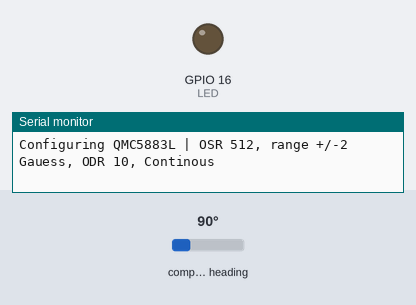
A sketch run on a simulated ESP32. Parts: output pins drawn as LEDs (lit = HIGH), the last lines printed to the serial monitor. Wiring (inferred from the names in the program): QMC5883L compass at I2C address 0x0D. The inputs (shaded band) are chosen by the test bench; at power-on: compass heading 90°. WiFi joins after 1.5 s; servers stay silent unless stated.

Above: at 3.7 s.
At 30.45 s:
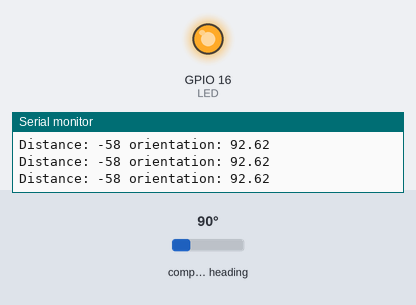
Timing chart, 0 to 33.1 s (numbered marks = the images above):
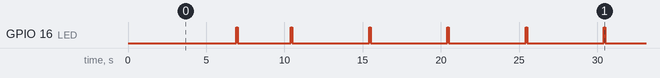

Measured:
- by itself, GPIO 16 (LED): goes HIGH 0.10 s, LOW 3.4 s, 23 × (HIGH 0.10 s, LOW 4.9 s), HIGH 0.10 s, then LOW
- by itself, everything shown: repeats every 50.0 s, in 20 steps

The sketch:

main.ino
```cpp
/*
 * This script is written for the ESP32 chip series.
 * The core funciton of the script is to let the chip set behave as a client node, in a server-clint model.
 *
 * The client is equipped with a HMC5883 Magnetometer digital compass. The node sends the information from itself to
 * the server.
 * The server then computes the vector based on the distance and the compass reading. The bearing and the heading is used to calculate the
 * the heading in degrees.
 *
 */
#include <WiFi.h>
#include <HTTPClient.h>
#include <WiFiClient.h>
#include <WiFiMulti.h>
#include <ArduinoJson.h>
#include "HMC5883L.h"

#define REFRESH_INTERVAL 5000
#define BAUD_RATE        115200
#define SENSOR_ID        102
#define LED              16
#define BTN              27
// configure the compass as reqiured
#define OSR 0b00               // over sampling rate set to 512. 0b01 is 256, 0b10 is 128 and 0b11 is 64
#define RNG 0b00               // Full Scale set to +/- 2 Gauss, 0b01 is +/- 8.
#define ODR 0b00               // output data rate set to 10Hz, 0b01 is 50Hz, 0b10 is 100Hz, 0b11 is 200Hz
#define MODE 0b01              // continuous measurement mode, 0b00 is standby
#define CR2 0b00000000          // control register 2: disable soft reset and pointer rollover, interrupt pin not enabled
#define RESETPERIOD 0b00000001  // Datasheet recommendation.

const char* ssid     = "API2";
const char* password = "lawl123456";
const char* host     = "10.0.0.1";
int         port     = 4242;

QMC5883L    compass;          // Compass object.
int         error    = 0;
long long   timer    = 0;
WiFiMulti   wifiMulti;        // Multi connection WiFi node instance.

void setup() {
    Serial.begin(BAUD_RATE);
    delay(500);
    pinMode(LED, OUTPUT);
    pinMode(BTN, INPUT);
    digitalWrite(BTN, LOW);
    Wire.begin();
    compass = QMC5883L();
    // This snippet of codes let aserts the connectivity of the compass module.
    do {
      delay(100);
      Wire.beginTransmission(QMC5883L_Address);
      error = Wire.endTransmission();
      if (error) Serial.println("Compass failure! Check wiring!");
    }while(error);

    // Setting up basic registers of the compass module.
    compass.dataRegister.OSR_RNG_ODR_MODE = (OSR << 6) |(RNG << 4)  | (ODR <<2) |  MODE;
    compass.dataRegister.CR2_INT_ENABLE = CR2;
    compass.dataRegister.SET_RESET_PERIOD = RESETPERIOD;

    Serial.println("Configuring QMC5883L | OSR 512, range +/-2 Gauess, ODR 10, Continous");

    // Compass configuration of registers for setting it in continous mode.
    error = compass.Configure(compass.dataRegister);
    if(error != 0)
      Serial.println(compass.GetErrorText(error));
}


int getStrength(int points){
  // A function for returning the signal strength with an averaged value.

    long rssi = 0;
    long averageRSSI=0;
    for (int i=0;i < points;i++){
        rssi += WiFi.RSSI();
        delay(5);
    }
    averageRSSI=rssi/points;
    return averageRSSI;
}

float bearingDegrees(float headingDegrees) {
  // A function returns the bearing angles.
   float bearing = headingDegrees - 90;
   if (bearing < 0) {
      bearing += 360;
     }
   return bearing;
}

void Output(MagnetometerRaw raw, MagnetometerScaled scaled, float heading, float headingDegrees)
{

  Serial.println("Bearing: " + String(bearingDegrees(headingDegrees)) + " Heading: " + String(headingDegrees));
  int bearing = bearingDegrees(headingDegrees);
  if((bearing > 337.5) || (bearing < 22.5))    Serial.print("North");
  if((bearing > 22.5)  && (bearing < 67.5 ))   Serial.print("North-East");
  if((bearing > 67.5)  && (bearing < 112.5 ))  Serial.print("East");
  if((bearing > 112.5) && (bearing < 157.5 ))  Serial.print("South-East");
  if((bearing > 157.5) && (bearing < 202.5 ))  Serial.print("South");
  if((bearing > 202.5) && (bearing < 247.5 ))  Serial.print("South-West");
  if((bearing > 247.5) && (bearing < 292.5 ))  Serial.print("West");
  if((bearing > 292.5) && (bearing < 337.5 ))  Serial.print("North-West");
}

float returnAngle() {
  // A function for calculating the return angles of the compass.
  // The function uses two modes raw and scaled for calculating the heading degrees of magnetic true north.

  MagnetometerRaw raw = compass.ReadRawAxis(&compass.dataRegister);
  MagnetometerScaled scaled = compass.ReadScaledAxis(&compass.dataRegister);
  int Gauss_OnThe_XAxis = raw.ZAxis;
  float heading = atan2(scaled.YAxis, scaled.XAxis);

  float declinationAngle = 0.0457;
  heading += declinationAngle;
  if(heading < 0)
    heading += 2*PI;

  // Check for wrap due to addition of declination.
  if(heading > 2*PI)
    heading -= 2*PI;

  float headingDegrees = heading * 180/M_PI;
  return headingDegrees;
}

void scanNetwork() {
  // A function for scanning the network for the best suitable network to connect too.

  WiFi.disconnect();
  wifiMulti.addAP("API1", "lawl123456");
  wifiMulti.addAP("API2", "lawl123456");
  while(wifiMulti.run() != WL_CONNECTED) {
    digitalWrite(LED, 0);
    delay(100);
    digitalWrite(LED, 1);
    delay(100);
    Serial.print(".");
  }
  Serial.println();
  Serial.println("Connected to: " + WiFi.SSID());
}

void loop() {
  int disconnectCounter = 0;
  while(1) {
      if ((long long)millis() - (long long)timer >= 5000) {
       timer = millis();
       if((WiFi.status() != WL_CONNECTED)) {
        scanNetwork();
       }

       if((WiFi.status() == WL_CONNECTED)) {
        WiFiClient txClient;
        if(!txClient.connect(host, port)){
            Serial.println("Connection error");
        }
        else {
          StaticJsonDocument<128> doc;
          doc["distance"]    = getStrength(20);
          doc["orientation"] = returnAngle();
          doc["sensor_id"]   = SENSOR_ID;
          String payload;
          serializeJson(doc, payload);
          Serial.println("Distance: " + String(getStrength(20)) + " orientation: " + String(returnAngle()));
          txClient.println(payload);
          digitalWrite(LED, HIGH);
          delay(100);
          digitalWrite(LED, LOW);
          delay(100);
      }
    }
    else {
      disconnectCounter++;
      if (disconnectCounter >= 5) {
        Serial.println("Restarting chip");
        ESP.restart();
      }
      Serial.println("Restarting in: " + String(5 - disconnectCounter));
    }
   }
  }
}
```

HMC5883L.cpp
```cpp
#include <Arduino.h>
#include "HMC5883L.h"

QMC5883L::QMC5883L()
{

}

MagnetometerRaw QMC5883L::ReadRawAxis(QMC5883L_ODR* dataRegister)
{
  // also read DOR/OVL/DRDY and temperature data whilst we are about it...
  Read(DataRegisterBegin, 9, dataRegister);
  MagnetometerRaw raw = MagnetometerRaw();
  // QMC5883L is the other way around and comes X,Y,Z
  // answer is in 2's complement becuase XAxis etc are ints...
  raw.XAxis = (dataRegister->X_MSB << 8) | (dataRegister->X_LSB);
  raw.YAxis = (dataRegister->Y_MSB << 8) | (dataRegister->Y_LSB);
  raw.ZAxis = (dataRegister->Z_MSB << 8) | (dataRegister->Z_LSB);
return raw;
}

MagnetometerScaled QMC5883L::ReadScaledAxis(QMC5883L_ODR* dataRegister)
{
  MagnetometerRaw raw = ReadRawAxis(dataRegister);
  MagnetometerScaled scaled = MagnetometerScaled();
// for debugging
/*
Serial.print("dataRegister->X_MSB ");
Serial.print(dataRegister->X_MSB, BIN);
Serial.print(" dataRegister->X_LSB ");
Serial.print(dataRegister->X_LSB, BIN);
Serial.print(" raw.Xaxis ");
Serial.print(raw.XAxis, BIN);
Serial.println(" ");
Serial.print("dataRegister->Y_MSB ");
Serial.print(dataRegister->Y_MSB, BIN);
Serial.print(" dataRegister->Y_LSB ");
Serial.print(dataRegister->Y_LSB, BIN);
Serial.print(" raw.Yaxis ");
Serial.print(raw.YAxis, BIN);
Serial.println(" ");
Serial.print("dataRegister->Z_MSB ");
Serial.print(dataRegister->Z_MSB, BIN);
Serial.print(" dataRegister->Z_LSB ");
Serial.print(dataRegister->Z_LSB, BIN);
Serial.print(" raw.Zaxis ");
Serial.print(raw.ZAxis, BIN);
Serial.println(" ");
*/
// end of bit for debugging
  scaled.XAxis = raw.XAxis * m_Scale;
  scaled.YAxis = raw.YAxis * m_Scale;
  scaled.ZAxis = raw.ZAxis * m_Scale;
  return scaled;
}

int QMC5883L::Configure(QMC5883L_ODR dataRegister)
{
  Write(ControlRegister1, dataRegister.OSR_RNG_ODR_MODE);
  Write(ControlRegister2, dataRegister.CR2_INT_ENABLE);
  Write(SetResetPeriodRegister, dataRegister.SET_RESET_PERIOD);

// as its 2's complement, fullsscale range is either 2 or 8 gauss per 15 bits (32768)
switch (dataRegister.OSR_RNG_ODR_MODE & 0b00010000) {
 case 0b00010000:
     m_Scale = (float) 8 / (float) 32768;
     break;
  default:
     m_Scale = (float) 2 / (float) 32768;
  break;
}

     return 0;
}


void QMC5883L::Write(int address, int data)
{
  Wire.beginTransmission(QMC5883L_Address);
  Wire.write(address);
  Wire.write(data);
  Wire.endTransmission();
}

void QMC5883L::Read(int address, int length, QMC5883L_ODR* dataRegister)
{
  Wire.beginTransmission(QMC5883L_Address);
  Wire.write(address);
  Wire.endTransmission();


  Wire.beginTransmission(QMC5883L_Address);
  Wire.requestFrom(QMC5883L_Address, length);

  byte *reg = &(dataRegister->X_LSB);  // write into the

  if(Wire.available() == length)
  {
 for(int i = 0; i < length; i++)
    {
    reg[i] = Wire.read();
// for debugging to see what came from the registers...
/*
Serial.print("read ");
Serial.print(reg[i], BIN);
Serial.print(" from address ");
Serial.println(address + i, HEX);
*/
    }
  }
  Wire.endTransmission();

  return;
}

String QMC5883L::GetErrorText(int errorCode)
{
  return String("Error code "+String(errorCode));
}
```

HMC5883L.h
```cpp
#ifndef QMC5883L_h
#define QMC5883L_h

#include <Arduino.h>
#include <Wire.h>


#define QMC5883L_Address 0x0D
#define ControlRegister1 0x09
#define ControlRegister2 0x0A
#define SetResetPeriodRegister 0x0B
#define DataRegisterBegin 0x00  // QMC5883 from 00H to 05H
#define TempRegisterBegin 0x07H // QMC5883 from 07H to 08H

// mode configured along with scale, oversampling rate and output data rate
//#define Measurement_Continuous 0x00
//#define Measurement_SingleShot 0x01
//#define Measurement_Idle 0x03

struct QMC5883L_ODR
{
byte X_LSB;
byte X_MSB;
byte Y_LSB;
byte Y_MSB;
byte Z_LSB;
byte Z_MSB;
byte OVL_DRDY;   // indicates overload and data ready
byte TOUT_LSB;   // measures temperature
byte TOUT_MSB;
byte OSR_RNG_ODR_MODE;
byte CR2_INT_ENABLE;
byte SET_RESET_PERIOD;
};


struct MagnetometerScaled
{
  float XAxis;
  float YAxis;
  float ZAxis;
};

struct MagnetometerRaw
{
  int XAxis;
  int YAxis;
  int ZAxis;
};

class QMC5883L
{
  public:
    QMC5883L();

    QMC5883L_ODR dataRegister;
    MagnetometerRaw    ReadRawAxis(QMC5883L_ODR* dataRegister);
    MagnetometerScaled ReadScaledAxis(QMC5883L_ODR* dataRegister);
    int Configure(QMC5883L_ODR dataRegister);
    String GetErrorText(int errorCode);

  protected:
    void Write(int address, int byte);
    void Read(int address, int length, QMC5883L_ODR* dataRegister);

  private:
    float m_Scale;
};
#endif
```
